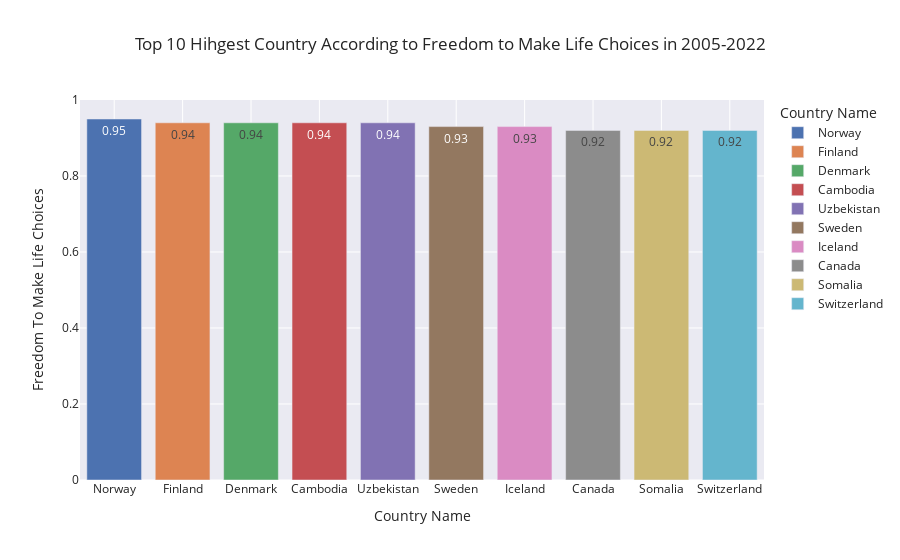

Notebook code for this chart:
### Code cell
#Top 10 negara yang paling memiliki kebebasan untuk untuk membuat pilihan hidup pada rentang tahun 2005-2022
freedom_full = pd.DataFrame(happiness_freedomfull.groupby('Country Name')[['Country Name','Freedom To Make Life Choices']].mean().sort_values('Freedom To Make Life Choices', ascending=False).round(2).head(10))
fig = px.bar(freedom_full, x = freedom_full.index, y = 'Freedom To Make Life Choices',
            title = 'Top 10 Hihgest Country According to Freedom to Make Life Choices in 2005-2022', template = 'seaborn', color = freedom_full.index, text = 'Freedom To Make Life Choices')
fig.show()
freedom_full

### Figure 1 — Plotly figure (JSON) as saved in the notebook; plotly's stock layout.template omitted (floating-point values rounded to 4 significant figures)
{"data": [{"alignmentgroup": "True", "hovertemplate": "Country Name=%{x}<br>Freedom To Make Life Choices=%{text}<extra></extra>", "legendgroup": "Norway", "marker": {"color": "rgb(76,114,176)", "pattern": {"shape": ""}}, "name": "Norway", "offsetgroup": "Norway", "orientation": "v", "showlegend": true, "text": [0.95], "textposition": "auto", "type": "bar", "x": ["Norway"], "xaxis": "x", "y": [0.95], "yaxis": "y"}, {"alignmentgroup": "True", "hovertemplate": "Country Name=%{x}<br>Freedom To Make Life Choices=%{text}<extra></extra>", "legendgroup": "Finland", "marker": {"color": "rgb(221,132,82)", "pattern": {"shape": ""}}, "name": "Finland", "offsetgroup": "Finland", "orientation": "v", "showlegend": true, "text": [0.94], "textposition": "auto", "type": "bar", "x": ["Finland"], "xaxis": "x", "y": [0.94], "yaxis": "y"}, {"alignmentgroup": "True", "hovertemplate": "Country Name=%{x}<br>Freedom To Make Life Choices=%{text}<extra></extra>", "legendgroup": "Denmark", "marker": {"color": "rgb(85,168,104)", "pattern": {"shape": ""}}, "name": "Denmark", "offsetgroup": "Denmark", "orientation": "v", "showlegend": true, "text": [0.94], "textposition": "auto", "type": "bar", "x": ["Denmark"], "xaxis": "x", "y": [0.94], "yaxis": "y"}, {"alignmentgroup": "True", "hovertemplate": "Country Name=%{x}<br>Freedom To Make Life Choices=%{text}<extra></extra>", "legendgroup": "Cambodia", "marker": {"color": "rgb(196,78,82)", "pattern": {"shape": ""}}, "name": "Cambodia", "offsetgroup": "Cambodia", "orientation": "v", "showlegend": true, "text": [0.94], "textposition": "auto", "type": "bar", "x": ["Cambodia"], "xaxis": "x", "y": [0.94], "yaxis": "y"}, {"alignmentgroup": "True", "hovertemplate": "Country Name=%{x}<br>Freedom To Make Life Choices=%{text}<extra></extra>", "legendgroup": "Uzbekistan", "marker": {"color": "rgb(129,114,179)", "pattern": {"shape": ""}}, "name": "Uzbekistan", "offsetgroup": "Uzbekistan", "orientation": "v", "showlegend": true, "text": [0.94], "textposition": "auto", "type": "bar", "x": ["Uzbekistan"], "xaxis": "x", "y": [0.94], "yaxis": "y"}, {"alignmentgroup": "True", "hovertemplate": "Country Name=%{x}<br>Freedom To Make Life Choices=%{text}<extra></extra>", "legendgroup": "Sweden", "marker": {"color": "rgb(147,120,96)", "pattern": {"shape": ""}}, "name": "Sweden", "offsetgroup": "Sweden", "orientation": "v", "showlegend": true, "text": [0.93], "textposition": "auto", "type": "bar", "x": ["Sweden"], "xaxis": "x", "y": [0.93], "yaxis": "y"}, {"alignmentgroup": "True", "hovertemplate": "Country Name=%{x}<br>Freedom To Make Life Choices=%{text}<extra></extra>", "legendgroup": "Iceland", "marker": {"color": "rgb(218,139,195)", "pattern": {"shape": ""}}, "name": "Iceland", "offsetgroup": "Iceland", "orientation": "v", "showlegend": true, "text": [0.93], "textposition": "auto", "type": "bar", "x": ["Iceland"], "xaxis": "x", "y": [0.93], "yaxis": "y"}, {"alignmentgroup": "True", "hovertemplate": "Country Name=%{x}<br>Freedom To Make Life Choices=%{text}<extra></extra>", "legendgroup": "Canada", "marker": {"color": "rgb(140,140,140)", "pattern": {"shape": ""}}, "name": "Canada", "offsetgroup": "Canada", "orientation": "v", "showlegend": true, "text": [0.92], "textposition": "auto", "type": "bar", "x": ["Canada"], "xaxis": "x", "y": [0.92], "yaxis": "y"}, {"alignmentgroup": "True", "hovertemplate": "Country Name=%{x}<br>Freedom To Make Life Choices=%{text}<extra></extra>", "legendgroup": "Somalia", "marker": {"color": "rgb(204,185,116)", "pattern": {"shape": ""}}, "name": "Somalia", "offsetgroup": "Somalia", "orientation": "v", "showlegend": true, "text": [0.92], "textposition": "auto", "type": "bar", "x": ["Somalia"], "xaxis": "x", "y": [0.92], "yaxis": "y"}, {"alignmentgroup": "True", "hovertemplate": "Country Name=%{x}<br>Freedom To Make Life Choices=%{text}<extra></extra>", "legendgroup": "Switzerland", "marker": {"color": "rgb(100,181,205)", "pattern": {"shape": ""}}, "name": "Switzerland", "offsetgroup": "Switzerland", "orientation": "v", "showlegend": true, "text": [0.92], "textposition": "auto", "type": "bar", "x": ["Switzerland"], "xaxis": "x", "y": [0.92], "yaxis": "y"}], "layout": {"barmode": "relative", "legend": {"title": {"text": "Country Name"}, "tracegroupgap": 0}, "title": {"text": "Top 10 Hihgest Country According to Freedom to Make Life Choices in 2005-2022"}, "xaxis": {"anchor": "y", "categoryarray": ["Norway", "Finland", "Denmark", "Cambodia", "Uzbekistan", "Sweden", "Iceland", "Canada", "Somalia", "Switzerland"], "categoryorder": "array", "domain": [0, 1], "title": {"text": "Country Name"}}, "yaxis": {"anchor": "x", "domain": [0, 1], "title": {"text": "Freedom To Make Life Choices"}}}}
